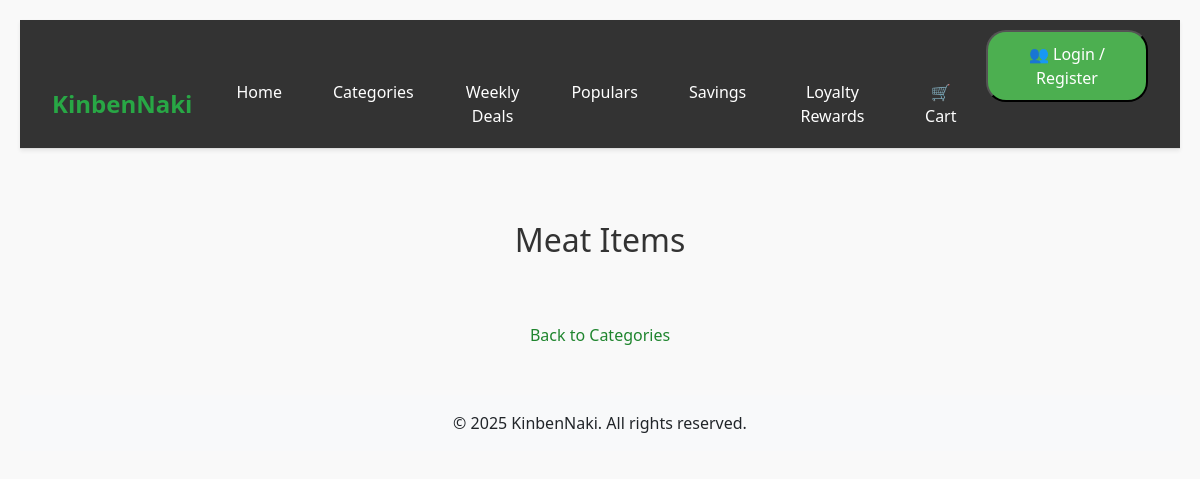
/category/meat/, run on an earlier commit of the app's database.
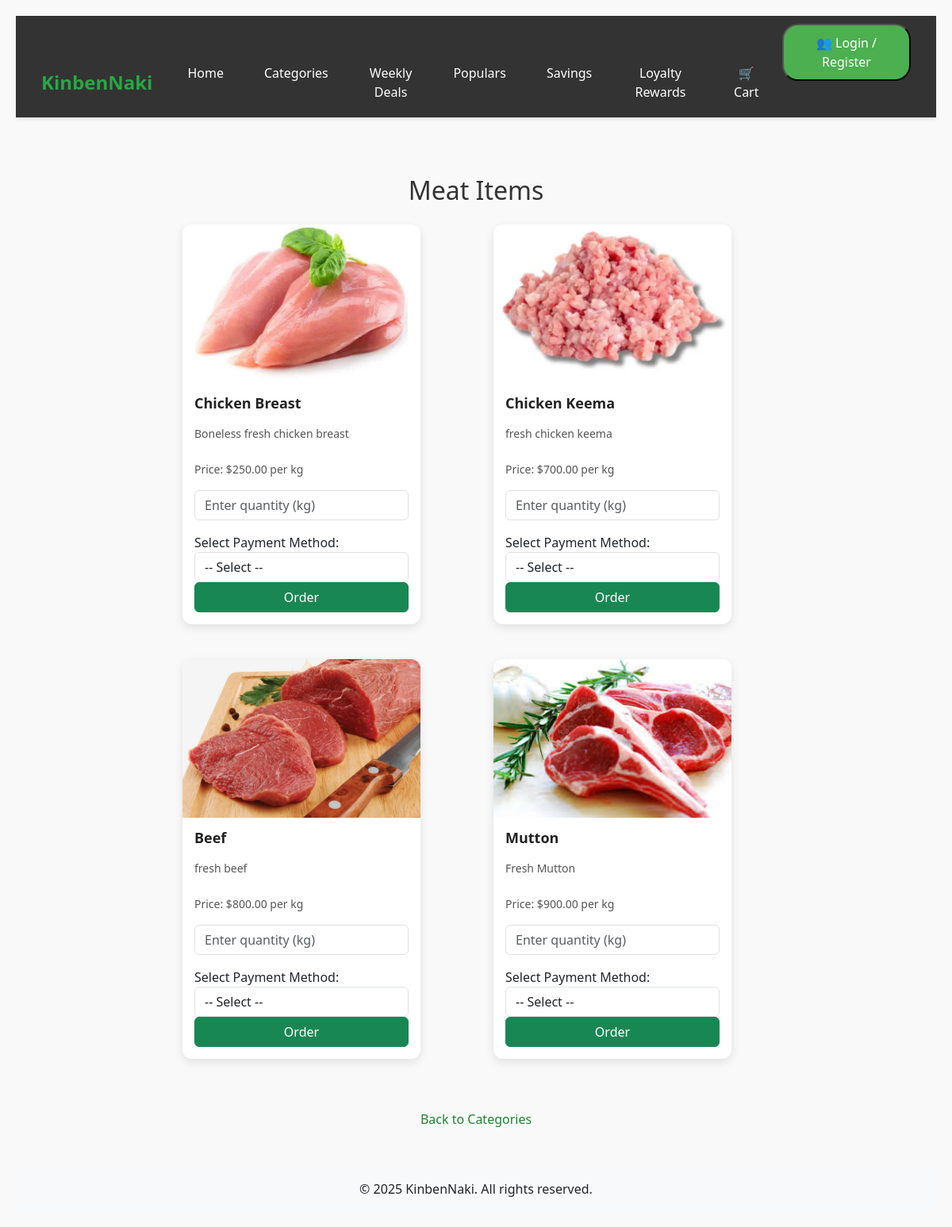
And on a later commit of the database.
### shop/models.py (models this page shows, shortened)
class Item(models.Model):
    category = models.ForeignKey(Category, on_delete=models.CASCADE, related_name='items')
    name = models.CharField(max_length=100)
    description = models.TextField()
    price = models.DecimalField(max_digits=10, decimal_places=2)
    available = models.BooleanField(default=True)
    image = models.ImageField(upload_to='items/', null=True, blank=True)
    created_at = models.DateTimeField(auto_now_add=True)
    popular = models.BooleanField(default=False)

### shop/views.py (the view)
# urls.py: path('category/<slug:slug>/', views.category_view, name='category'),
def category_view(request, slug):
    category = Category.objects.get(slug=slug)
    items = category.items.all()  # Access all items related to this category
    return render(request, 'category_detail.html', {'category': category, 'items': items})

### templates/category_detail.html (shortened to what this page needs)
{% extends 'base.html' %}
{% block content %}
<!DOCTYPE html>
<html lang="en">
<head>
</head>
<body>
    <div class="container">
  <h2 class="text-center my-4">{{ category.name }} Items</h2>
  <div class="row">
    {% for item in items %}
      <div class="col-md-4 mb-4">
        <div class="card h-100">
          {% if item.image %}
            <img src="{{ item.image.url }}" class="card-img-top" alt="{{ item.name }}">
          {% endif %}
          <div class="card-body d-flex flex-column">
            <h5 class="card-title">{{ item.name }}</h5>
            <p class="card-text">{{ item.description }}</p>
            <p class="card-text">Price: ${{ item.price }} per kg</p>
            <input type="number" class="form-control mb-2" placeholder="Enter quantity (kg)" min="1">
<label class="mt-2">Select Payment Method:</label>
<select class="form-control payment-method" name="payment_method" onchange="toggleOnlineOptions(this)">
  <option value="">-- Select --</option>
</select>
            <button class="btn btn-success w-100 order-btn mt-auto">Order</button>
          </div>
        </div>
      </div>
    {% endfor %}
  </div>
</div>
    <a href="{% url 'category_list' %}">Back to Categories</a>
 </body>
</html>
{% endblock %}

What changed in the data, as far as the page shows it:
added Item: image (picture), name "Chicken Breast", description "Boneless fresh chicken breast", price "250.00"
added Item: image (picture), name "Chicken Keema", description "fresh chicken keema", price "700.00"
added Item: image (picture), name "Beef", description "fresh beef", price "800.00"
added Item: image (picture), name "Mutton", description "Fresh Mutton", price "900.00"
